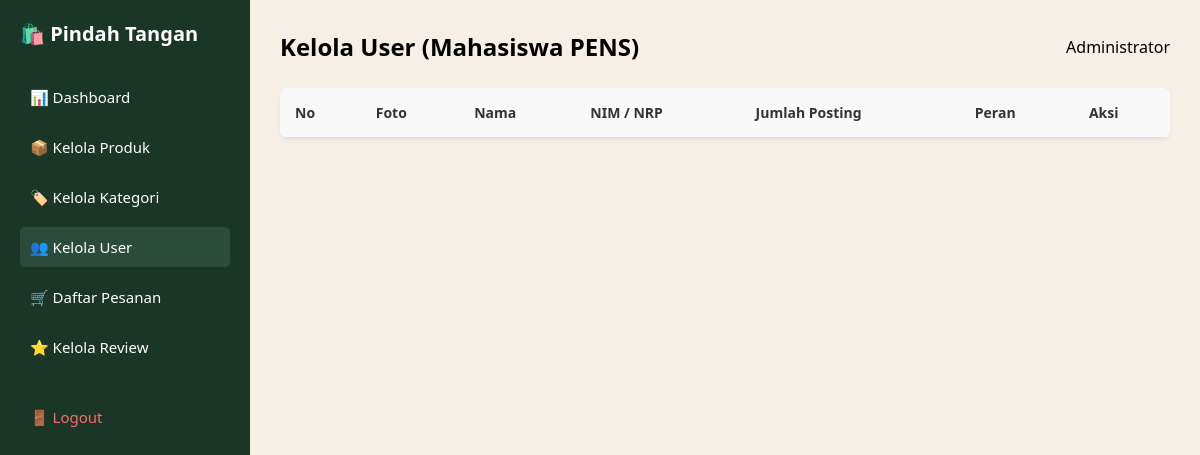
Page /user/index.php on the earlier database version.
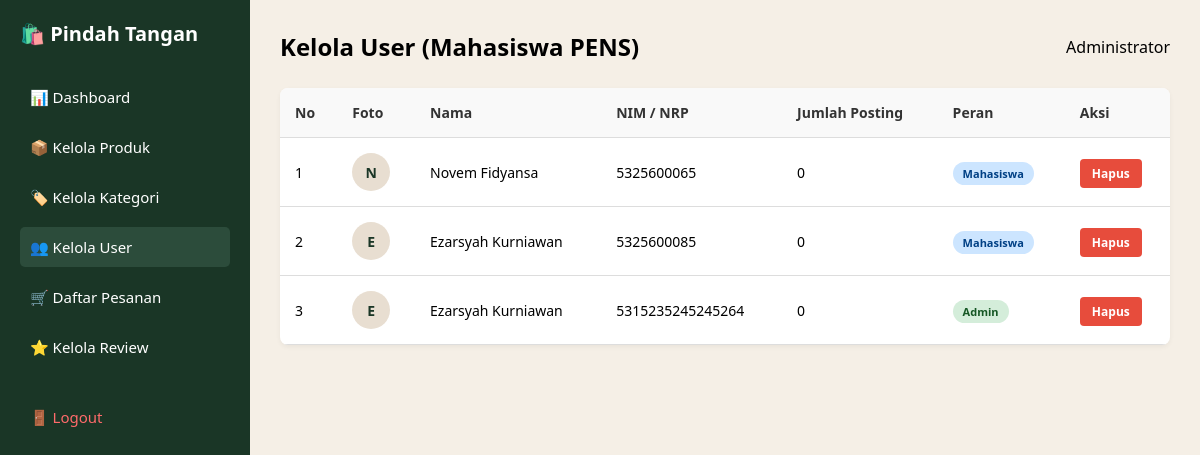
Same page on the later database version.
### tables this page shows
CREATE TABLE `users` (
  `id` int(11) NOT NULL,
  `nama` varchar(100) DEFAULT NULL,
  `nrp` varchar(20) DEFAULT NULL,
  `password` varchar(255) DEFAULT NULL
);

### user/index.php (the view, shortened to what this page needs)
<?php
include '../../config/koneksi.php';
$query_user = mysqli_query($conn, "SELECT * FROM users ORDER BY id DESC");
?>
<!DOCTYPE html>
<html lang="id">
<head>
</head>
<body>
    <div class="sidebar">
        <h2>🛍️ Pindah Tangan</h2>
        <ul>
            <li><a href="../dashboard.php">📊 Dashboard</a></li>
            <li><a href="../produk/index.php">📦 Kelola Produk</a></li>
            <li><a href="../kategori/index.php">🏷️ Kelola Kategori</a></li>
            <li><a href="index.php" class="active">👥 Kelola User</a></li>
            <li><a href="../pesanan/index.php">🛒 Daftar Pesanan</a></li>
            <li><a href="../review/index.php">⭐ Kelola Review</a></li>
            <li style="margin-top: 30px;"><a href="../../logout.php" style="color: #ff6b6b;">🚪 Logout</a></li>
        </ul>
    </div>
    <div class="main-content">
        <div class="header">
            <h2>Kelola User (Mahasiswa PENS)</h2>
            <div>Administrator</div>
        </div>
        <table>
            <thead>
                <tr>
                    <th>No</th>
                    <th>Foto</th>
                    <th>Nama</th>
                    <th>NIM / NRP</th>
                    <th>Jumlah Posting</th>
                    <th>Peran</th>
                    <th>Aksi</th>
                </tr>
            </thead>
            <tbody>
                <?php
                $no = 1;
                while($row = mysqli_fetch_assoc($query_user)):
                    $role = ($row['id'] == 1) ? 'Admin' : 'Mahasiswa';
                    $role_class = ($role == 'Admin') ? 'role-admin' : 'role-mhs';
                ?>
                <tr>
                    <td><?= $no++ ?></td>
                    <td>
                        <div class="user-avatar">
                            <?= strtoupper(substr($row['nama'], 0, 1)) ?>
                        </div>
                    </td>
                    <td><?= htmlspecialchars($row['nama']) ?></td>
                    <td><?= htmlspecialchars($row['nrp']) ?></td>
                    <td>0</td>
                    <td>
                        <span class="badge-role <?= $role_class ?>"><?= $role ?></span>
                    </td>
                    <td>
                        <a href="index.php?hapus=<?= $row['id'] ?>" class="btn-delete" onclick="return confirm('Yakin ingin menghapus akun mahasiswa ini?');">Hapus</a>
                    </td>
                </tr>
                <?php endwhile; ?>
            </tbody>
        </table>
    </div>
</body>
</html>

### user/index.php (style rules this page uses)
* { margin: 0; padding: 0; box-sizing: border-box; font-family: 'Segoe UI', Tahoma, Geneva, Verdana, sans-serif; }
body { display: flex; min-height: 100vh; background-color: #f5efe6; }
.sidebar { width: 250px; background-color: #1a3626; color: white; padding: 20px; }
.sidebar h2 { margin-bottom: 30px; font-size: 20px; }
.sidebar ul { list-style: none; }
.sidebar ul li { margin-bottom: 10px; }
.sidebar ul li a { color: white; text-decoration: none; display: block; padding: 10px; border-radius: 5px; font-size: 15px; }
.sidebar ul li a:hover, .sidebar ul li a.active { background-color: #2c4c3b; }
.main-content { flex: 1; padding: 30px; }
.header { display: flex; justify-content: space-between; align-items: center; margin-bottom: 25px; }
table { width: 100%; border-collapse: collapse; background: white; border-radius: 8px; overflow: hidden; box-shadow: 0 2px 5px rgba(0,0,0,0.05); }
th, td { padding: 15px; text-align: left; border-bottom: 1px solid #ddd; font-size: 14px; vertical-align: middle; }
th { background-color: #f9f9f9; color: #333; }
.user-avatar { width: 38px; height: 38px; border-radius: 50%; background-color: #e8ded1; display: flex; align-items: center; justify-content: center; font-weight: bold; color: #1a3626; }
.badge-role { padding: 4px 10px; border-radius: 12px; font-size: 11px; font-weight: bold; }
.role-admin { background-color: #d4edda; color: #155724; }
.role-mhs { background-color: #cce5ff; color: #004085; }
.btn-delete { background-color: #e74c3c; padding: 6px 12px; color: white; text-decoration: none; border-radius: 4px; font-size: 12px; font-weight: bold; transition: background 0.2s; }

Differences in the rows shown:
added users: nama "N", nama "Novem Fidyansa", nrp "5325600065", id "Mahasiswa"
added users: nama "E", nama "Ezarsyah Kurniawan", nrp "5325600085", id "Mahasiswa"
added users: nama "E", nama "Ezarsyah Kurniawan", nrp "5315235245245264", id "Admin"
